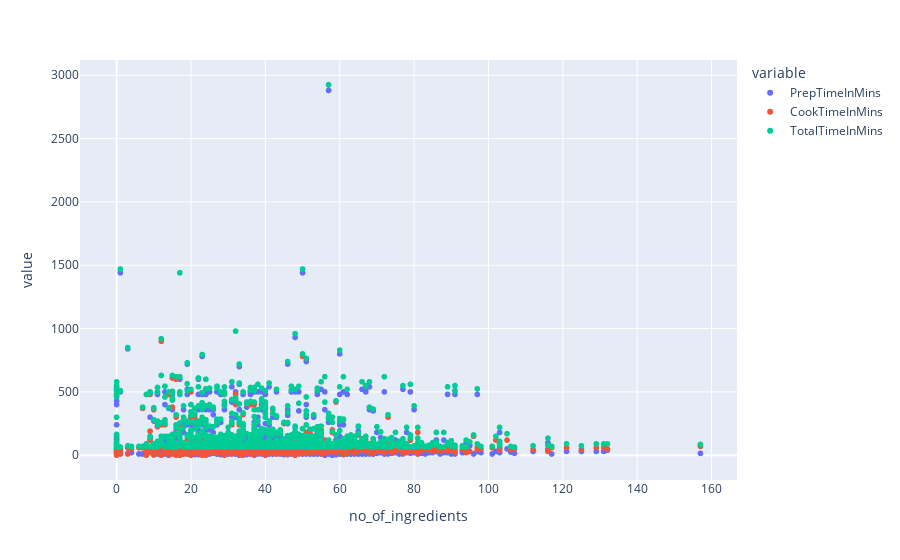

Notebook code cell kept with this figure:
### Code cell
px.scatter(data_frame=recipes_df[recipes_df.TotalTimeInMins > 60],x='no_of_ingredients',y=['PrepTimeInMins','CookTimeInMins','TotalTimeInMins'],color_continuous_scale='agsunset')

### Figure 1 — Plotly figure (JSON) as saved in the notebook; plotly's stock layout.template omitted (floating-point values rounded to 4 significant figures; data arrays with more than 128 entries replaced by an {"elided": "..."} marker saying what was removed)
{"data": [{"hovertemplate": "variable=PrepTimeInMins<br>no_of_ingredients=%{x}<br>value=%{y}<extra></extra>", "legendgroup": "PrepTimeInMins", "marker": {"color": "#636efa", "symbol": "circle"}, "mode": "markers", "name": "PrepTimeInMins", "showlegend": true, "type": "scattergl", "x": {"elided": "1241 int values"}, "xaxis": "x", "y": {"elided": "1241 int values"}, "yaxis": "y"}, {"hovertemplate": "variable=CookTimeInMins<br>no_of_ingredients=%{x}<br>value=%{y}<extra></extra>", "legendgroup": "CookTimeInMins", "marker": {"color": "#EF553B", "symbol": "circle"}, "mode": "markers", "name": "CookTimeInMins", "showlegend": true, "type": "scattergl", "x": {"elided": "1241 int values"}, "xaxis": "x", "y": {"elided": "1241 int values"}, "yaxis": "y"}, {"hovertemplate": "variable=TotalTimeInMins<br>no_of_ingredients=%{x}<br>value=%{y}<extra></extra>", "legendgroup": "TotalTimeInMins", "marker": {"color": "#00cc96", "symbol": "circle"}, "mode": "markers", "name": "TotalTimeInMins", "showlegend": true, "type": "scattergl", "x": {"elided": "1241 int values"}, "xaxis": "x", "y": {"elided": "1241 int values"}, "yaxis": "y"}], "layout": {"legend": {"title": {"text": "variable"}, "tracegroupgap": 0}, "margin": {"t": 60}, "xaxis": {"anchor": "y", "domain": [0, 1], "title": {"text": "no_of_ingredients"}, "type": "linear", "range": [-9.601, 166.6], "autorange": true}, "yaxis": {"anchor": "x", "domain": [0, 1], "title": {"text": "value"}, "type": "linear", "range": [-207.4, 3132.0], "autorange": true}, "autosize": true}}
